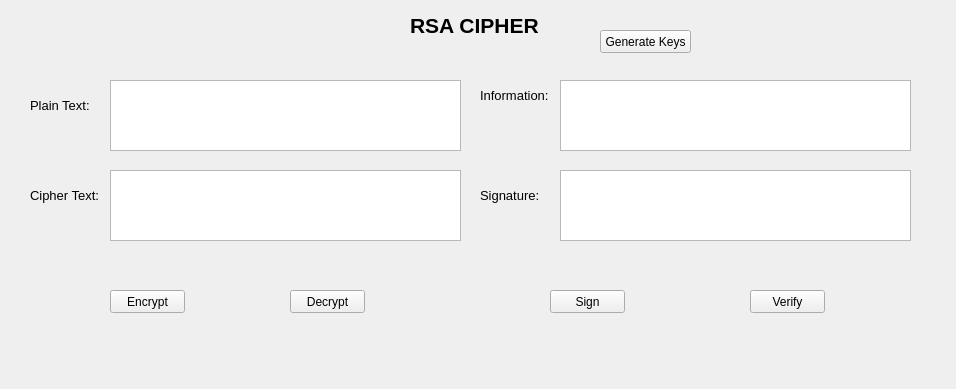
<?xml version="1.0" encoding="UTF-8"?>
<ui version="4.0">
 <class>MainWindow</class>
 <widget class="QMainWindow" name="MainWindow">
  <property name="geometry">
   <rect>
    <x>0</x>
    <y>0</y>
    <width>956</width>
    <height>389</height>
   </rect>
  </property>
  <property name="windowTitle">
   <string>MainWindow</string>
  </property>
  <widget class="QWidget" name="centralwidget">
   <widget class="QPushButton" name="btn_encrypt">
    <property name="geometry">
     <rect>
      <x>110</x>
      <y>290</y>
      <width>75</width>
      <height>23</height>
     </rect>
    </property>
    <property name="text">
     <string>Encrypt</string>
    </property>
   </widget>
   <widget class="QPushButton" name="btn_decrypt">
    <property name="geometry">
     <rect>
      <x>290</x>
      <y>290</y>
      <width>75</width>
      <height>23</height>
     </rect>
    </property>
    <property name="text">
     <string>Decrypt</string>
    </property>
   </widget>
   <widget class="QPushButton" name="btn_sign">
    <property name="geometry">
     <rect>
      <x>550</x>
      <y>290</y>
      <width>75</width>
      <height>23</height>
     </rect>
    </property>
    <property name="text">
     <string>Sign</string>
    </property>
   </widget>
   <widget class="QPushButton" name="btn_verify">
    <property name="geometry">
     <rect>
      <x>750</x>
      <y>290</y>
      <width>75</width>
      <height>23</height>
     </rect>
    </property>
    <property name="text">
     <string>Verify</string>
    </property>
   </widget>
   <widget class="QTextEdit" name="txt_plaintext">
    <property name="geometry">
     <rect>
      <x>110</x>
      <y>80</y>
      <width>351</width>
      <height>71</height>
     </rect>
    </property>
   </widget>
   <widget class="QTextEdit" name="txt_ciphertext">
    <property name="geometry">
     <rect>
      <x>110</x>
      <y>170</y>
      <width>351</width>
      <height>71</height>
     </rect>
    </property>
   </widget>
   <widget class="QTextEdit" name="txt_signature">
    <property name="geometry">
     <rect>
      <x>560</x>
      <y>170</y>
      <width>351</width>
      <height>71</height>
     </rect>
    </property>
   </widget>
   <widget class="QTextEdit" name="txt_information">
    <property name="geometry">
     <rect>
      <x>560</x>
      <y>80</y>
      <width>351</width>
      <height>71</height>
     </rect>
    </property>
   </widget>
   <widget class="QLabel" name="label">
    <property name="geometry">
     <rect>
      <x>30</x>
      <y>80</y>
      <width>71</width>
      <height>51</height>
     </rect>
    </property>
    <property name="font">
     <font>
      <pointsize>10</pointsize>
     </font>
    </property>
    <property name="text">
     <string>Plain Text:</string>
    </property>
   </widget>
   <widget class="QLabel" name="label_2">
    <property name="geometry">
     <rect>
      <x>30</x>
      <y>170</y>
      <width>71</width>
      <height>51</height>
     </rect>
    </property>
    <property name="font">
     <font>
      <pointsize>10</pointsize>
     </font>
    </property>
    <property name="text">
     <string>Cipher Text:</string>
    </property>
   </widget>
   <widget class="QLabel" name="label_3">
    <property name="geometry">
     <rect>
      <x>480</x>
      <y>70</y>
      <width>71</width>
      <height>51</height>
     </rect>
    </property>
    <property name="font">
     <font>
      <pointsize>10</pointsize>
     </font>
    </property>
    <property name="text">
     <string>Information:</string>
    </property>
   </widget>
   <widget class="QLabel" name="label_4">
    <property name="geometry">
     <rect>
      <x>480</x>
      <y>170</y>
      <width>71</width>
      <height>51</height>
     </rect>
    </property>
    <property name="font">
     <font>
      <pointsize>10</pointsize>
     </font>
    </property>
    <property name="text">
     <string>Signature:</string>
    </property>
   </widget>
   <widget class="QLabel" name="label_5">
    <property name="geometry">
     <rect>
      <x>410</x>
      <y>0</y>
      <width>251</width>
      <height>51</height>
     </rect>
    </property>
    <property name="font">
     <font>
      <pointsize>16</pointsize>
      <weight>75</weight>
      <bold>true</bold>
     </font>
    </property>
    <property name="text">
     <string>RSA CIPHER</string>
    </property>
   </widget>
   <widget class="QPushButton" name="btn_gen_keys">
    <property name="geometry">
     <rect>
      <x>600</x>
      <y>30</y>
      <width>91</width>
      <height>23</height>
     </rect>
    </property>
    <property name="text">
     <string>Generate Keys</string>
    </property>
   </widget>
  </widget>
  <widget class="QMenuBar" name="menubar">
   <property name="geometry">
    <rect>
     <x>0</x>
     <y>0</y>
     <width>956</width>
     <height>21</height>
    </rect>
   </property>
  </widget>
 </widget>
 <resources/>
 <connections/>
</ui>
